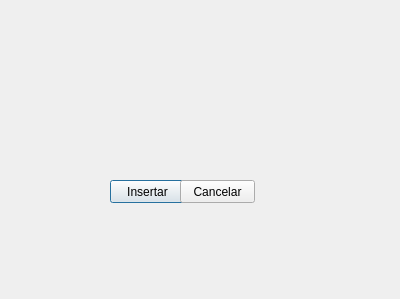
<?xml version="1.0" encoding="UTF-8"?>
<ui version="4.0">
 <class>Dialog</class>
 <widget class="QDialog" name="Dialog">
  <property name="geometry">
   <rect>
    <x>0</x>
    <y>0</y>
    <width>400</width>
    <height>299</height>
   </rect>
  </property>
  <property name="windowTitle">
   <string>Dialog</string>
  </property>
  <widget class="QPushButton" name="insert">
   <property name="geometry">
    <rect>
     <x>110</x>
     <y>180</y>
     <width>75</width>
     <height>23</height>
    </rect>
   </property>
   <property name="text">
    <string>Insertar</string>
   </property>
  </widget>
  <widget class="QPushButton" name="cancel">
   <property name="geometry">
    <rect>
     <x>180</x>
     <y>180</y>
     <width>75</width>
     <height>23</height>
    </rect>
   </property>
   <property name="text">
    <string>Cancelar</string>
   </property>
  </widget>
 </widget>
 <resources/>
 <connections/>
</ui>
